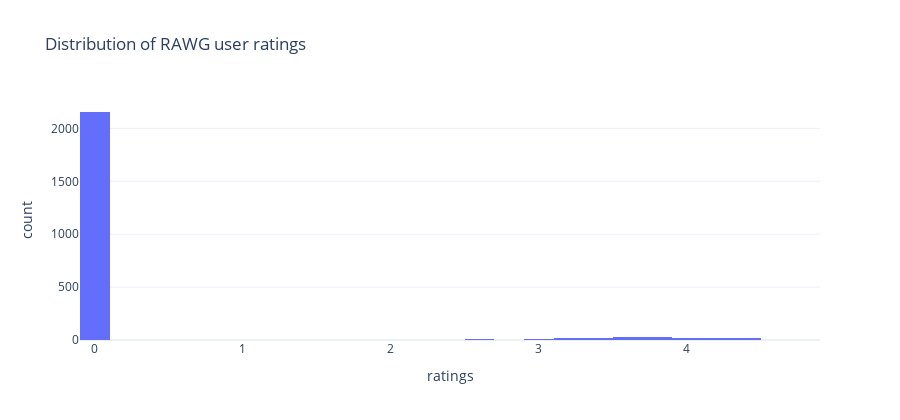
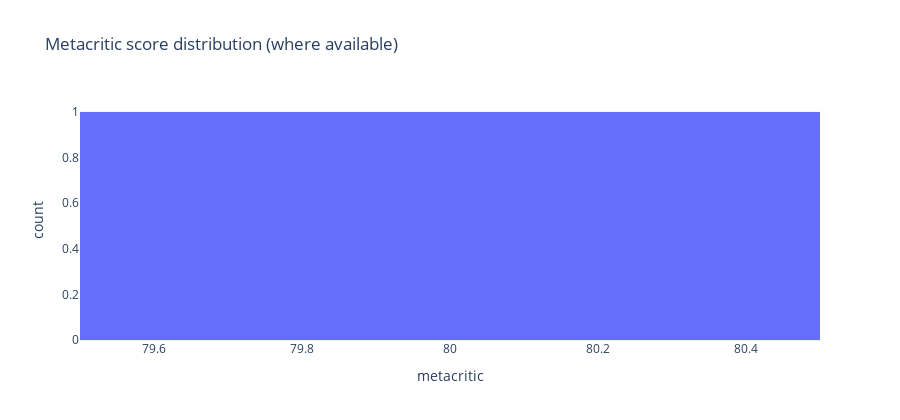

Write notebook code for charts like these, in order.
### Markdown cell above
### Ratings distribution and summary statistics
Understand user rating distribution (RAWG ratings) and Metacritic where available.

### Code cell
# Ratings histogram
fig = px.histogram(df, x='ratings', nbins=40, title='Distribution of RAWG user ratings', template='plotly_white')
fig.update_layout(height=420)
fig.show()

# Metacritic where present
if df['metacritic'].notna().any():
    fig2 = px.histogram(df, x='metacritic', nbins=40, title='Metacritic score distribution (where available)', template='plotly_white')
    fig2.update_layout(height=420)
    fig2.show()

### Figure 1 — Plotly figure (JSON) as saved in the notebook; plotly's stock layout.template omitted (floating-point values rounded to 4 significant figures; data arrays with more than 128 entries replaced by an {"elided": "..."} marker saying what was removed)
{"data": [{"bingroup": "x", "hovertemplate": "ratings=%{x}<br>count=%{y}<extra></extra>", "legendgroup": "", "marker": {"color": "#636efa", "pattern": {"shape": ""}}, "name": "", "nbinsx": 40, "orientation": "v", "showlegend": false, "type": "histogram", "x": {"elided": "2360 float values"}, "xaxis": "x", "yaxis": "y"}], "layout": {"barmode": "relative", "height": 420, "legend": {"tracegroupgap": 0}, "title": {"text": "Distribution of RAWG user ratings"}, "xaxis": {"anchor": "y", "domain": [0.0, 1.0], "title": {"text": "ratings"}}, "yaxis": {"anchor": "x", "domain": [0.0, 1.0], "title": {"text": "count"}}}}

### Figure 2 — Plotly figure (JSON) as saved in the notebook; plotly's stock layout.template omitted (floating-point values rounded to 4 significant figures; data arrays with more than 128 entries replaced by an {"elided": "..."} marker saying what was removed)
{"data": [{"bingroup": "x", "hovertemplate": "metacritic=%{x}<br>count=%{y}<extra></extra>", "legendgroup": "", "marker": {"color": "#636efa", "pattern": {"shape": ""}}, "name": "", "nbinsx": 40, "orientation": "v", "showlegend": false, "type": "histogram", "x": {"elided": "2360 float values"}, "xaxis": "x", "yaxis": "y"}], "layout": {"barmode": "relative", "height": 420, "legend": {"tracegroupgap": 0}, "title": {"text": "Metacritic score distribution (where available)"}, "xaxis": {"anchor": "y", "domain": [0.0, 1.0], "title": {"text": "metacritic"}}, "yaxis": {"anchor": "x", "domain": [0.0, 1.0], "title": {"text": "count"}}}}
